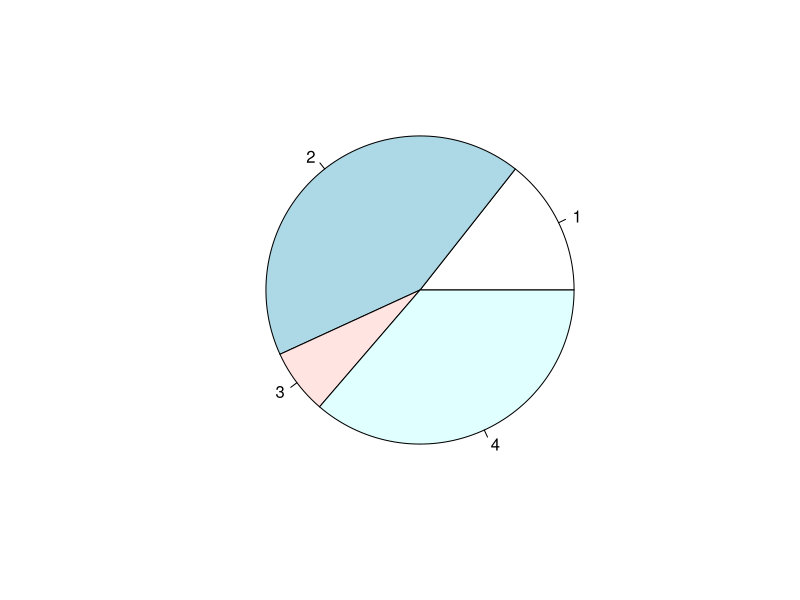
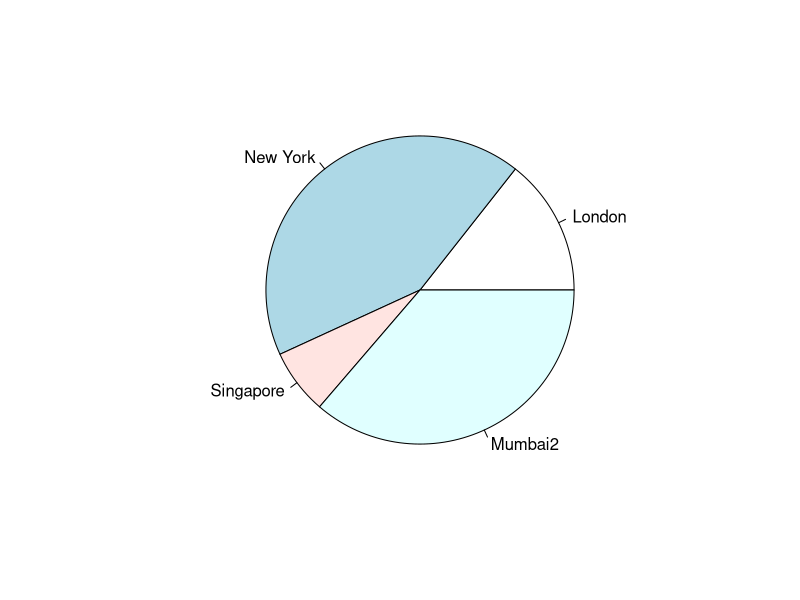

Generate these figures, in order, with R:
  # Create data for the graph.
  x <- c(21, 62, 10, 53)
  pie(x)

labels <- c("London", "New York", "Singapore", "Mumbai2")
    
# Plot the chart.
pie(x,labels)
  
